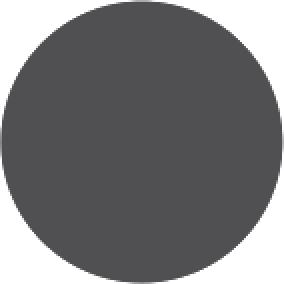
#> input picture addons/gut/images/eyey.png, 142 x 142 px (shown 2 times larger)
$ python make_ios_screenshots.py ../../../../addons/gut/images/eyey.png
#> lines starting #> are read from the running program, lines starting #| are printed output that depends on the picture
#!/usr/bin/env python3
"""
Resize game screenshots to valid App Store Connect dimensions.

Apple requires iOS screenshots to be one of:
  1242x2688, 2688x1242 (6.5" portrait/landscape)
  1284x2778, 2778x1284 (6.7" portrait/landscape)

This scales each source PNG to fit within the target canvas (preserving
aspect ratio, no distortion) and pads the remainder with a solid color
(default black) to hit the exact required dimensions.

Operates on the current working directory, not the script's own location —
run it from inside your screenshots/ folder.

Usage:
  python3 make_ios_screenshots.py                # process all *.png in cwd
  python3 make_ios_screenshots.py foo.png bar.png # process specific files
  python3 make_ios_screenshots.py --target 1284x2778 --pad "20,20,30"
"""
import argparse
import sys
from pathlib import Path

from PIL import Image

VALID_SIZES = {
    (1242, 2688), (2688, 1242),
    (1284, 2778), (2778, 1284),
}

SCRIPT_DIR = Path.cwd()
OUTPUT_DIRNAME = "ios_ready"


def parse_size(s: str) -> tuple[int, int]:
    w, h = s.lower().split("x")
    return int(w), int(h)


def parse_color(s: str) -> tuple[int, int, int]:
    parts = [int(p) for p in s.split(",")]
    if len(parts) == 1:
        return (parts[0],) * 3
    return tuple(parts)  # type: ignore[return-value]


def fit_and_pad(img: Image.Image, target_w: int, target_h: int, pad_color) -> Image.Image:
    src_w, src_h = img.size
    scale = min(target_w / src_w, target_h / src_h)
    new_w, new_h = round(src_w * scale), round(src_h * scale)
    resized = img.resize((new_w, new_h), Image.LANCZOS)

    canvas = Image.new("RGB", (target_w, target_h), pad_color)
    offset = ((target_w - new_w) // 2, (target_h - new_h) // 2)
    canvas.paste(resized, offset)
    return canvas


def main():
    parser = argparse.ArgumentParser(description=__doc__, formatter_class=argparse.RawDescriptionHelpFormatter)
    parser.add_argument("files", nargs="*", help="Specific PNG files to process (default: all *.png in this dir)")
    parser.add_argument("--target", default="2778x1284", help="Target WxH, must be a valid Apple size (default 2778x1284)")
    parser.add_argument("--pad", default="0,0,0", help="Pad color as R,G,B or single gray value (default black)")
    parser.add_argument("--out", default=OUTPUT_DIRNAME, help=f"Output subdirectory (default {OUTPUT_DIRNAME})")
    parser.add_argument("--force", action="store_true", help="Reprocess even if source already matches target size")
    args = parser.parse_args()

    target_w, target_h = parse_size(args.target)
    if (target_w, target_h) not in VALID_SIZES:
        print(f"Warning: {target_w}x{target_h} is not one of Apple's accepted sizes: {sorted(VALID_SIZES)}", file=sys.stderr)

    pad_color = parse_color(args.pad)

    out_dir = SCRIPT_DIR / args.out
    out_dir.mkdir(exist_ok=True)

    if args.files:
        sources = [Path(f) for f in args.files]
    else:
        sources = sorted(
            p for p in SCRIPT_DIR.glob("*.png")
            if p.parent == SCRIPT_DIR  # skip anything already in a subdir like ios_ready/
        )

    if not sources:
        print("No PNG files found to process.")
        return

    for src in sources:
        if not src.exists():
            print(f"SKIP  {src.name}: not found")
            continue
        img = Image.open(src)
#> img is the input picture: PIL image 142x142 RGBA; mean R, G, B, A 64.2, 63.4, 65, 199.2
        img = img.convert("RGB") if img.mode != "RGB" else img
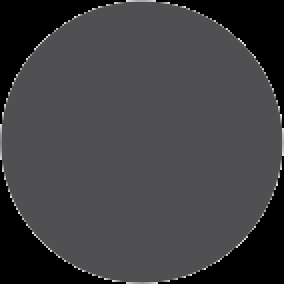
#> img: PIL image 142x142 RGB (shown 2 times larger); mean R, G, B 64.2, 63.4, 65

        if img.size == (target_w, target_h) and not args.force:
            print(f"SKIP  {src.name}: already {target_w}x{target_h}")
            continue

        result = fit_and_pad(img, target_w, target_h, pad_color)
#> in fit_and_pad, `resized = img.resize((new_w, new_h), Image.LANCZOS)`:
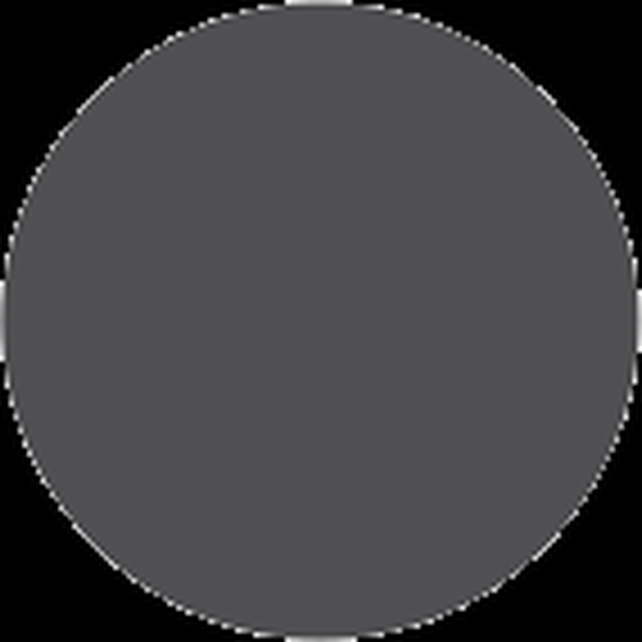
#> resized: PIL image 1284x1284 RGB (shown at 1/2 size); mean R, G, B 64.5, 63.7, 65.2
#> in fit_and_pad, `canvas = Image.new("RGB", (target_w, target_h), pad_color)`: canvas: PIL image 2778x1284 RGB; every value is 0
#> in fit_and_pad, `canvas.paste(resized, offset)`:
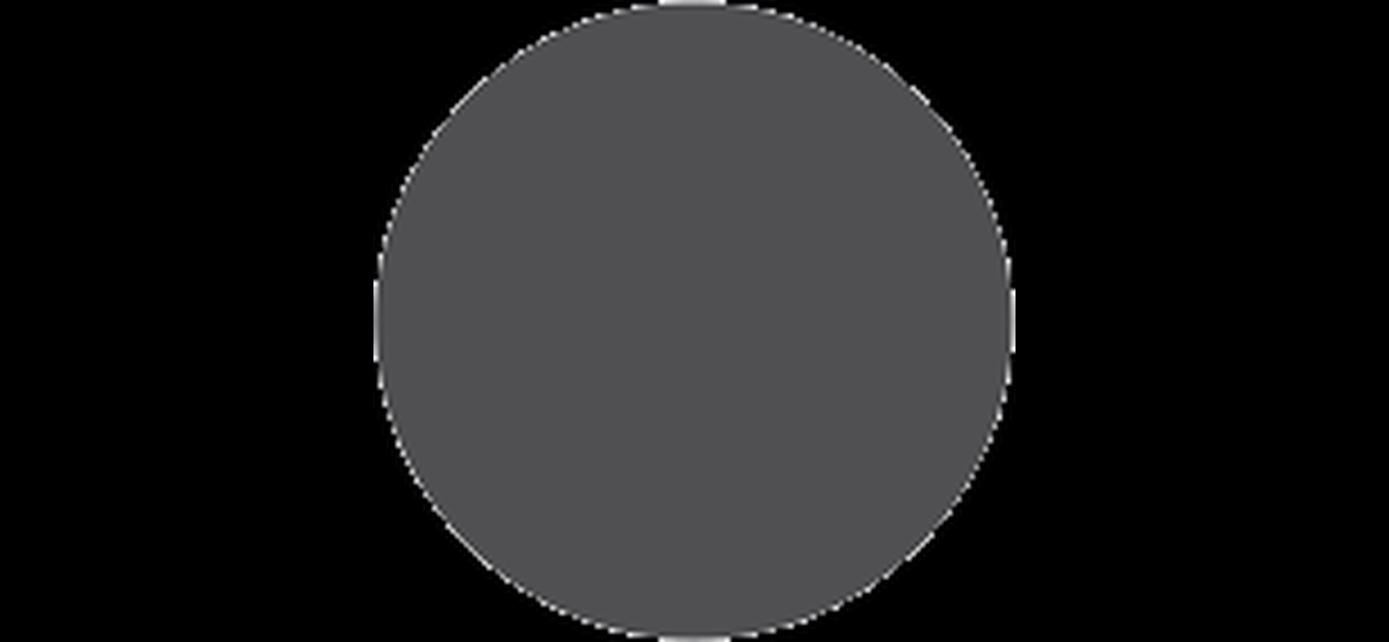
#> canvas: PIL image 2778x1284 RGB (shown at 1/2 size); mean R, G, B 29.8, 29.4, 30.2
        dest = out_dir / src.name
        result.save(dest)
        print(f"OK    {src.name}: {img.size[0]}x{img.size[1]} -> {dest.relative_to(SCRIPT_DIR)} ({target_w}x{target_h})")
#| OK    eyey.png: 142x142 -> ios_ready/eyey.png (2778x1284)


if __name__ == "__main__":
    main()
